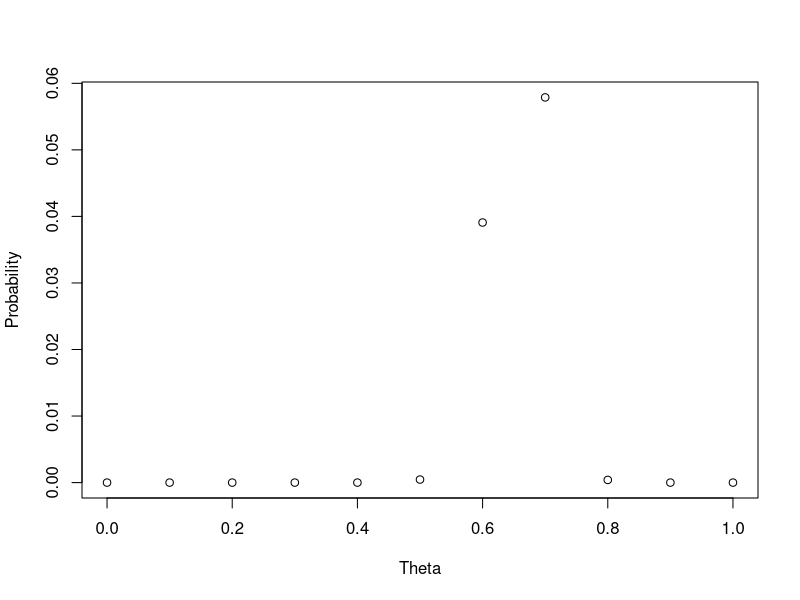
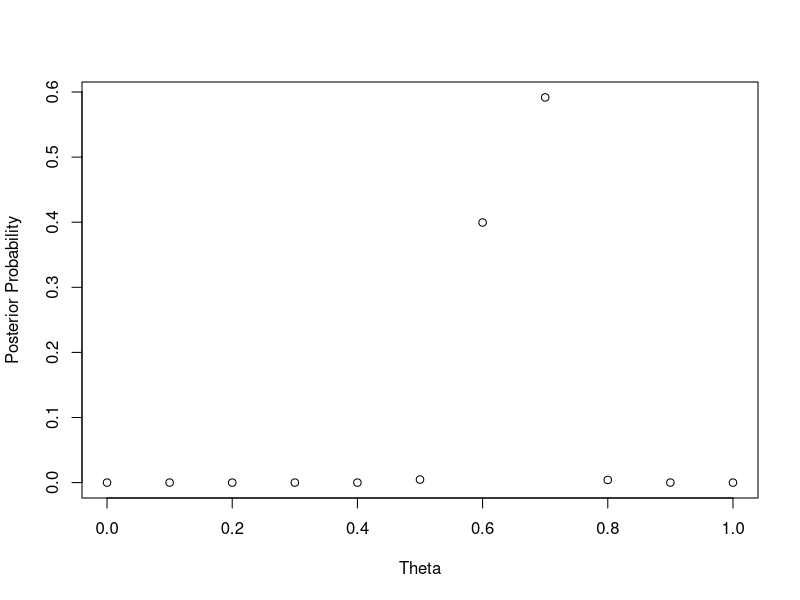
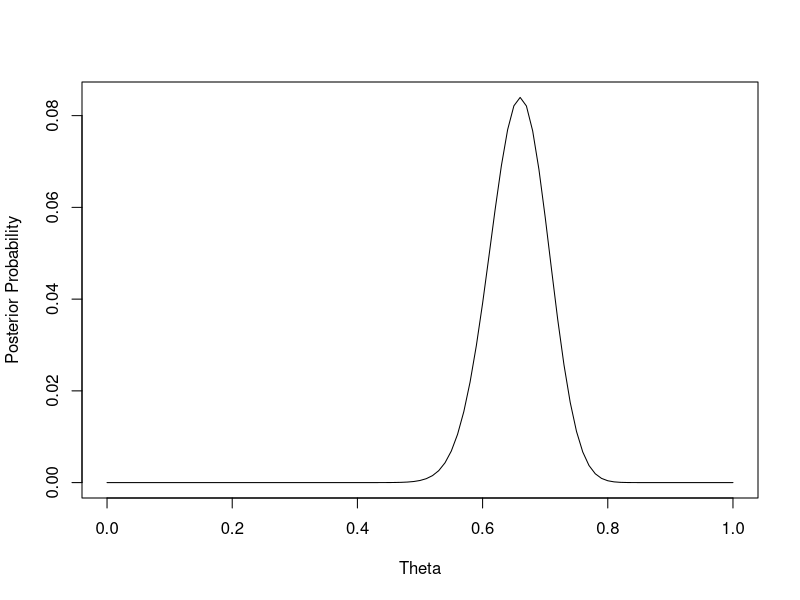
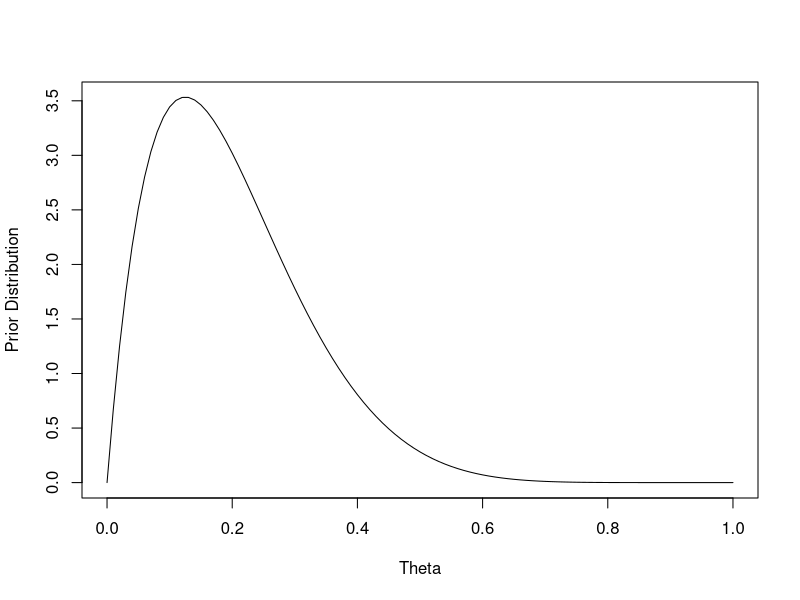
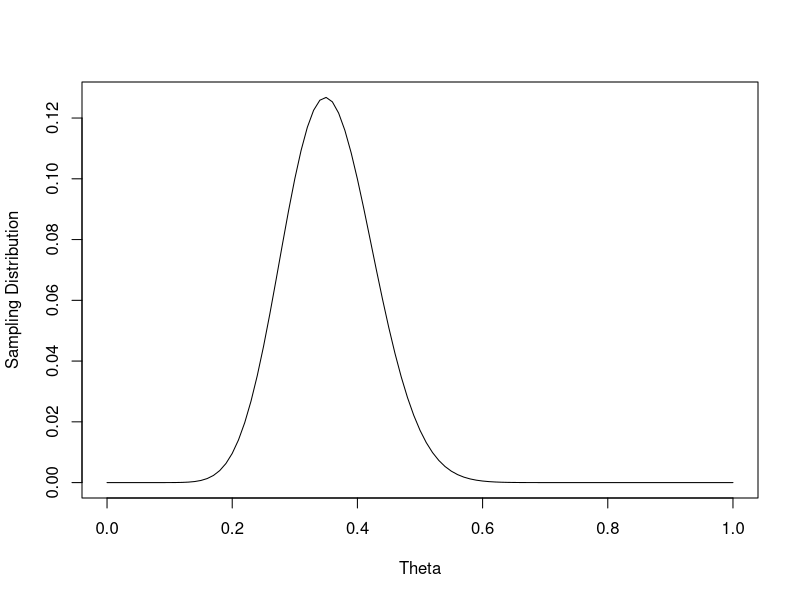
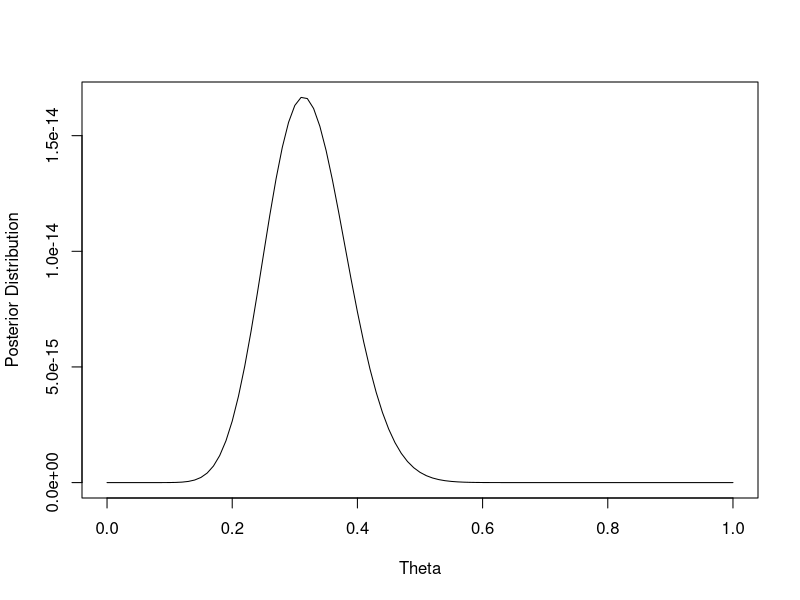
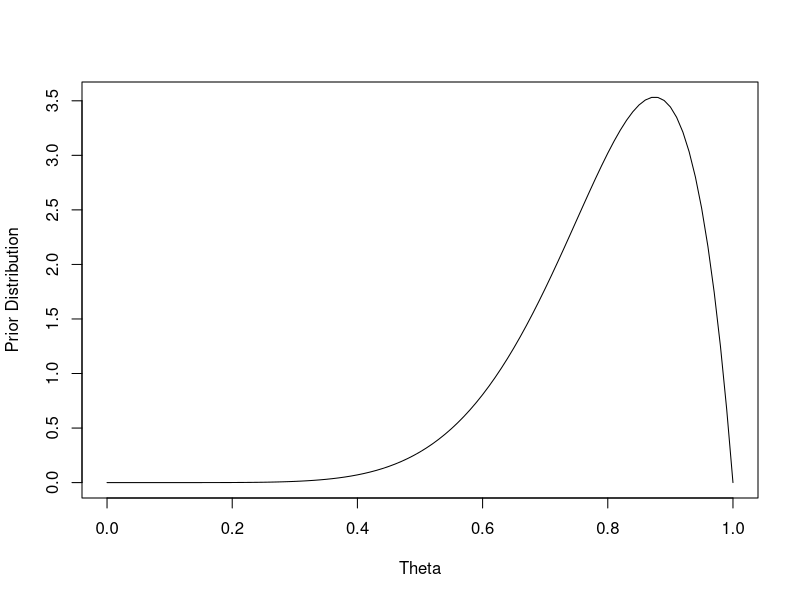
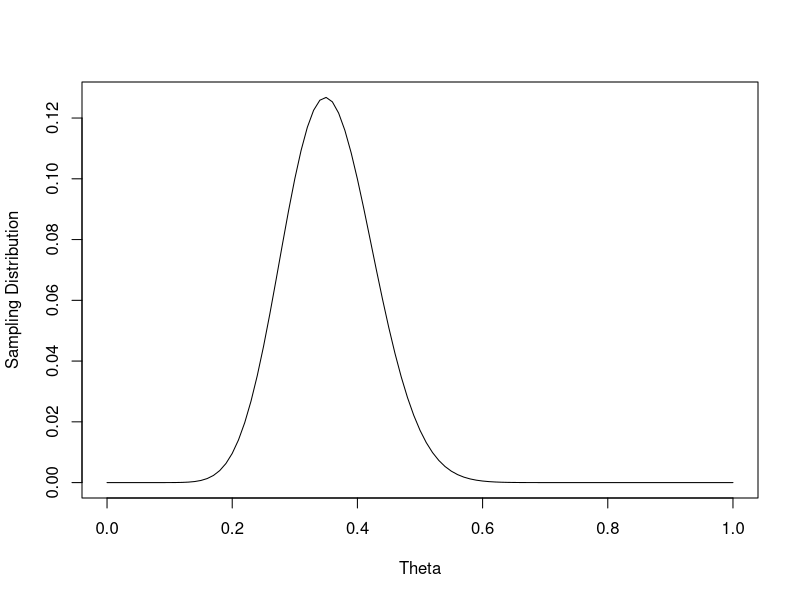

Recreate these plots in R, in order.
# Homework 1

# Problem 2b
x <- c(0:10)/10
y <- choose(100,66)*x^66*(1-x)^34
plot(x,y,xlab = "Theta",ylab = "Probability")

# Problem 2c
y2 <- (y/11)/mean(y)
plot(x,y2,xlab = "Theta",ylab = "Posterior Probability")

# Problem 2d
curve(choose(100,66)*x^66*(1-x)^34,from = 0,to = 1,
      xlab = "Theta",ylab = "Posterior Probability")

# Problem 3a
curve(gamma(10)/(gamma(2)*gamma(8))*x*(1-x)^7,
      from = 0, to = 1, xlab = "Theta", ylab = "Prior Distribution")
curve(choose(43,15)*x^15*(1-x)^28,
      from = 0, to = 1, xlab = "Theta", ylab = "Sampling Distribution")
curve(x^16*(1-x)^35,
      from = 0, to = 1, xlab = "Theta", ylab = "Posterior Distribution")
qbeta(0.025,17,36)
qbeta(0.975,17,36)

# Problem 3b
curve(gamma(10)/(gamma(8)*gamma(2))*x^7*(1-x),
      from = 0, to = 1, xlab = "Theta", ylab = "Prior Distribution")
curve(choose(43,15)*x^15*(1-x)^28,
      from = 0, to = 1, xlab = "Theta", ylab = "Sampling Distribution")
curve(x^22*(1-x)^29,
      from = 0, to = 1, xlab = "Theta", ylab = "Posterior Distribution")
qbeta(0.025,23,30)
qbeta(0.975,23,30)

# Problem 3c
curve(gamma(10)/(4*gamma(2)*gamma(8))*(3*x*(1-x)^7 + x^7*(1-x)),
      from = 0, to = 1, xlab = "Theta", ylab = "75-25% Mixture Prior Distribution")

# Problem 3d
curve(choose(43,15)*gamma(10)/(4*gamma(2)*gamma(8))*(3*x^16*(1-x)^35 + x^22*(1-x)^29),
      from = 0, to = 1, xlab = "Theta", ylab = "75-25% Mixture Posterior Distribution")
a <- c(0:1000)/1000
b <- choose(43,15)*gamma(10)/(4*gamma(2)*gamma(8))*(3*a^16*(1-a)^35 + a^22*(1-a)^29)
mode <- a[b == max(b)]